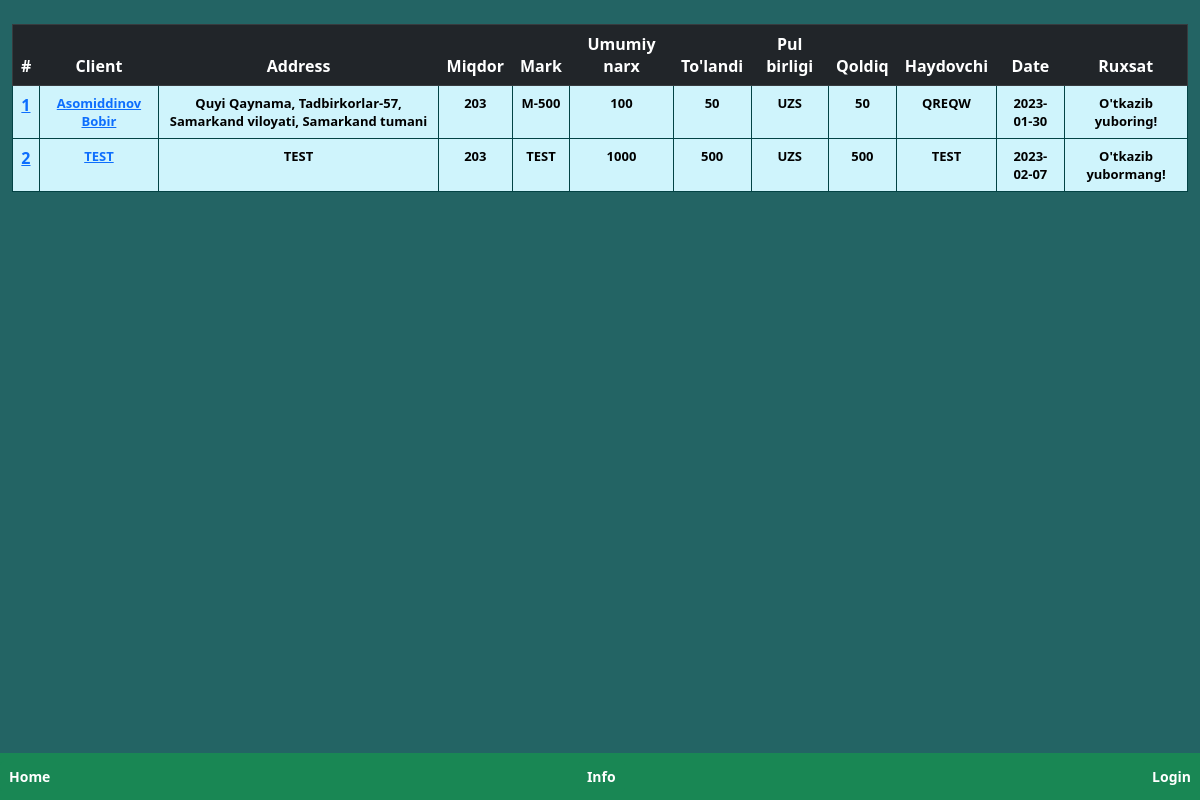
The page /info on the database as committed earlier.
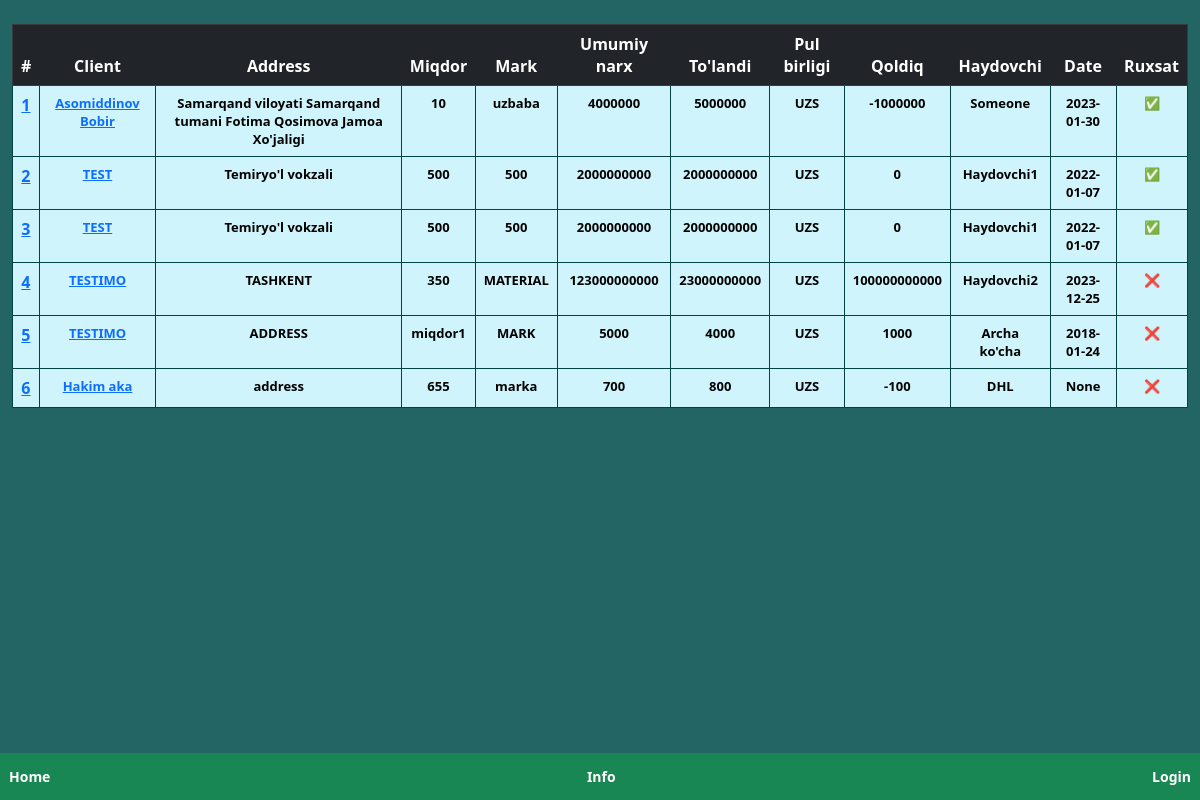
The same page on the database as committed later.
### forms.py (models this page shows, shortened)
class Reg(db.Model):
    id = db.Column(db.Integer, primary_key=True)
    client = db.Column(db.String(1000))
    address = db.Column(db.String(1000))
    quantity = db.Column(db.Integer)
    mark = db.Column(db.String(1000))
    price = db.Column(db.Integer)
    paid = db.Column(db.Integer)
    currency = db.Column(db.String())
    driver = db.Column(db.String(1000))
    date = db.Column(db.String())
    approve = db.Column(db.String())

### routes.py (the view)
@app.route("/info", methods=["GET", "POST"])
def info():
    form = Mine()
    if form.validate_on_submit:
        reg = Reg.query.filter_by(id=Reg.id).all()
        return render_template("info.html", form=form, reg=reg, user=current_user)

### templates/info.html (shortened to what this page needs)
{% extends 'layout.html' %}
{% block content %} <br>
<div class="container-fluid" class="">
    <table class="table table-info text-center">
        <thead class="thead-dark">
            <tr class="table-dark">
                <th scope="col">#</th>
                <th scope="col">Client</th>
                <th scope="col">Address</th>
                <th scope="col">Miqdor</th>
                <th scope="col">Mark</th>
                <th scope="col">Umumiy narx</th>
                <th scope="col">To'landi</th>
                <th scope="col">Pul birligi</th>
                <th scope="col">Qoldiq</th>
                <th scope="col">Haydovchi</th>
                <th scope="col">Date</th>
                <th scope="col">Ruxsat</th>
            </tr>
        </thead>
        {% for i in reg %}
        <tbody>
            <tr>
                <th scope="row"><a href="{{ url_for('info_id', id=i.id) }}">{{ i.id }}</a></th>
                <td><a href="{{ url_for('info_id', id=i.id) }}">{{ i.client }}</a></td>
                <td>{{ i.address }}</td>
                <td>{{ i.quantity }}</td>
                <td>{{ i.mark }}</td>
                <td>{{ i.price }}</td>
                <td>{{ i.paid }}</td>
                <td>{{ i.currency }}</td>
                <td>{{ i.price - i.paid }}</td>
                <td>{{ i.driver }}</td>
                <td>{{ i.date }}</td>
                <td>{{ i.approve }}</td>
            </tr>
        </tbody>
        {% endfor %}
    </table>
</div>
{% endblock %}

### templates/layout.html (shortened to what this page needs)
<head>
    <link href="https://cdn.jsdelivr.net/npm/bootstrap@5.3.0-alpha1/dist/css/bootstrap.min.css" rel="stylesheet"
>
</head>
<body>
    {% if user.is_authenticated %}
    <nav class="navbar bg-success fixed-bottom" class="container-fluid justify-content-center">
        <a href="/index">
            <button class="btn btn-sm btn-success" type="button"><b>Home</b></button>
        </a>
        <a href="/generator">
            <button class="btn btn-sm btn-success" type="button"><b>QRGenerator</b></button>
        </a>
        <a href="/action">
            <button class="btn btn-sm btn-success" type="button"><b>Action</b></button>
        </a>
        <a href="/info">
            <button class="btn btn-sm btn-success" type="button"><b>Info</b></button>
        </a>
        <a href="/sign_up">
            <button class="btn btn-sm btn-success" type="button"><b>Sign Up</b></button>
        </a>
        <a href="/logout">
            <button class="btn btn-sm btn-success" type="button"><b>Logout</b></button>
        </a>
    </nav>
    <p><b>{{ user.id }} | {{ user.fullname }} | {{ user.email }}</b></p>
    <style>
        p {
            text-align: end;
        }
    </style>
    {% else %}
    <nav class="navbar bg-success fixed-bottom" class="container-fluid justify-content-center">
        <a href="/index">
            <button class="btn btn-sm btn-success" type="button"><b>Home</b></button>
        </a>
        <a href="/info">
            <button class="btn btn-sm btn-success" type="button"><b>Info</b></button>
        </a>
        <a href="/login">
            <button class="btn btn-sm btn-success" type="button"><b>Login</b></button>
        </a>
    </nav>
    {% endif %}
</body>
{% block content %}
{% endblock %}

### templates/layout.html (style rules this page uses)
body { background-color: rgb(35, 100, 100); }

### templates/info.html (style rules this page uses)
td { border: 1px solid rgb(3, 67, 69); }
tr { border: 1px solid rgb(3, 67, 69); }
td { font-size: small; font-weight: bold; }

Rows that differ between the two databases and show on the page:
changed Reg "Asomiddinov Bobir": address "Quyi Qaynama, Tadbirkorlar-57, Samarkand viloyati, Samarkand tumani" → "Samarqand viloyati Samarqand tumani Fotima Qosimova Jamoa Xo'jaligi"; quantity "203" → "10"; mark "M-500" → "uzbaba"; price "100" → "4000000"; paid "50" → "5000000"; i.price-i.paid "50" → "-1000000"; driver "QREQW" → "Someone"; approve "O'tkazib yuboring!" → "✅"
changed Reg id 2: address "TEST" → "Temiryo'l vokzali"; quantity "203" → "500"; mark "TEST" → "500"; price "1000" → "2000000000"; paid "500" → "2000000000"; i.price-i.paid "500" → "0"; driver "TEST" → "Haydovchi1"; date "2023-02-07" → "2022-01-07"; approve "O'tkazib yubormang!" → "✅"
added Reg: id "3", client "TEST", address "Temiryo'l vokzali", quantity "500", mark "500", price "2000000000", paid "2000000000", currency "UZS", i.price-i.paid "0", driver "Haydovchi1", date "2022-01-07", approve "✅"
added Reg: id "4", client "TESTIMO", address "TASHKENT", quantity "350", mark "MATERIAL", price "123000000000", paid "23000000000", currency "UZS", i.price-i.paid "100000000000", driver "Haydovchi2", date "2023-12-25", approve "❌"
added Reg: id "5", client "TESTIMO", address "ADDRESS", quantity "miqdor1", mark "MARK", price "5000", paid "4000", currency "UZS", i.price-i.paid "1000", driver "Archa ko'cha", date "2018-01-24", approve "❌"
added Reg: id "6", client "Hakim aka", address "address", quantity "655", mark "marka", price "700", paid "800", currency "UZS", i.price-i.paid "-100", driver "DHL", date "None", approve "❌"
